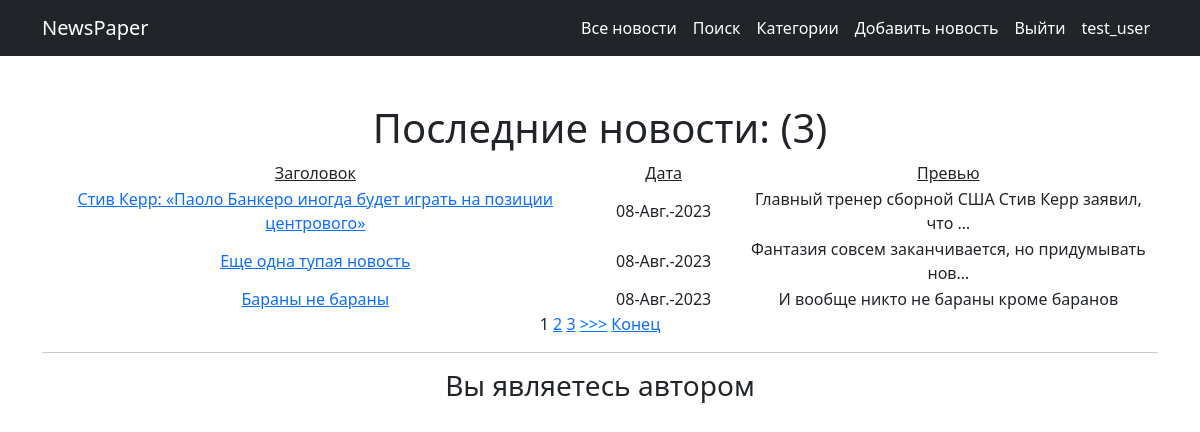
The page /news/ (signed in) on the database its author committed.
### news/models.py (models this page shows, shortened)
class Post(models.Model):
    news = 'NW'
    article = 'AR'
    TYPES = [
        (news, 'Новость'),
        (article, 'Статья'),
    ]
    author = models.ForeignKey(Author, on_delete=models.CASCADE)
    categoryType = models.CharField(max_length=2, choices=TYPES, default=news)
    dateCreation = models.DateTimeField(auto_now_add=True)
    postCategory = models.ManyToManyField(Category, through='PostCategory')
    title = models.CharField(max_length=128)
    text = models.TextField()
    rating = models.SmallIntegerField(default=0)

### news/views.py (the view)
# urls.py: path('', cache_page(10)(NewsList.as_view()), name='news'),
class NewsList(ListView):
    model = Post
    template_name = 'news.html'
    context_object_name = 'news'
    queryset = Post.objects.order_by('-id')
    paginate_by = 3
    def get_context_data(self, **kwargs):
        context = super().get_context_data(**kwargs)
        context['is_not_premium'] = not self.request.user.groups.filter(name='authors').exists()
        return context

### news/templatetags/custom_filters.py (called while the page is built)
@register.filter(name='censor')
def censor(text):
    forbidden_vocabulary = ['nba', 'нба']
    for i in forbidden_vocabulary:
        text = text.replace(i, '<!запрещенная в РФ организация>')
        text = text.replace(i.upper(), '<!запрещенная в РФ организация>')
    return text

### templates/news.html (shortened to what this page needs)
{% extends 'default.html' %}
{% load custom_filters %}
{% block content %}
<h1>Последние новости: ({{ news|length }})</h1>
{% if news %}
<table>
    <tr>
        <td><u>Заголовок</u></td>
        <td width="150"><u>Дата</u></td>
        <td><u>Превью</u></td>
    </tr>
    {% for det_news in news %}
    <tr>
        <td>
            <a href="{% url 'news_detail' det_news.id %}">{{ det_news.title|censor }}</a>
        </td>
        <td>{{ det_news.dateCreation|date:'d-N-Y' }}</td>
        <td>{{ det_news.text|censor|truncatechars:50 }}</td>
    </tr>
    {% endfor %}
</table>
{% else %}
<h2>Новостей нет!</h2>
{% endif %}
{% if is_paginated %}
{% for num in page_obj.paginator.page_range %}
{% if page_obj.number == num %}
<a>{{ num }}</a>
{% elif num > page_obj.number|add:'-3' and num < page_obj.number|add:'3' %}
<a href="?page={{ num }}">{{ num }}</a>
{% endif %}
{% endfor %}
{% if page_obj.has_next %}
<a href="?page={{ page_obj.next_page_number }}">>>></a>
<a href="?page={{ page_obj.paginator.num_pages }}">Конец</a>
{% endif %}
{% endif %}
<hr>
{% if is_not_premium %}
<a class="btn btn-info" href="{% url 'getauthor' %}">
    Хочу стать автором!
</a>
{% else %}
<h3>
    Вы являетесь автором
</h3>
{% endif %}
{% endblock content %}

### templates/default.html (shortened to what this page needs)
{% load static %}
<!DOCTYPE html>
<html lang="en">
<head>
    <link href="{% static 'css/styles.css' %}" rel="stylesheet"/>
</head>
<body>
<nav class="navbar navbar-expand-lg navbar-dark bg-dark">
    <div class="container">
        <a class="navbar-brand" href="#">NewsPaper</a>
        <div class="collapse navbar-collapse" id="navbarSupportedContent">
            <ul class="navbar-nav ms-auto mb-2 mb-lg-0">
                <li class="nav-item"><a class="nav-link active" href="/news">Все новости</a></li>
                <li class="nav-item"><a class="nav-link active" href="/news/search">Поиск</a></li>
                <li class="nav-item"><a class="nav-link active" href="/news/categories">Категории</a></li>
                {% if user.is_authenticated %}
                <li class="nav-item"><a class="nav-link active" href="/news/add">Добавить новость</a></li>
                <li class="nav-item"><a class="nav-link active" href="/news/logout">Выйти</a></li>
                <li class="nav-item"><a class="nav-link active" href="/">{{ user.username }}</a></li>
                {% else %}
                <li class="nav-item"><a class="nav-link active" href="/accounts/signup">Зарегаться</a></li>
                <li class="nav-item"><a class="nav-link active" href="/accounts/login">Войти</a></li>
                {% endif %}
            </ul>
        </div>
    </div>
</nav>
<div class="container">
    <div class="text-center mt-5">
        {% block content %}
        {% endblock content %}
    </div>
</div>
</body>
</html>

### rows shown on the page
Post: title|censor "Стив Керр: «Паоло Банкеро иногда будет играть на позиции центрового»", dateCreation "08-Авг.-2023", text|censor "Главный тренер сборной США Стив Керр заявил, что …"
Post: title|censor "Еще одна тупая новость", dateCreation "08-Авг.-2023", text|censor "Фантазия совсем заканчивается, но придумывать нов…"
Post: title|censor "Бараны не бараны", dateCreation "08-Авг.-2023", text|censor "И вообще никто не бараны кроме баранов"

### other values the page prints
{{ user.username }} "test_user"
{{ news|length }} "3"
{{ num }} "1"
{{ num }} "2" "3"
